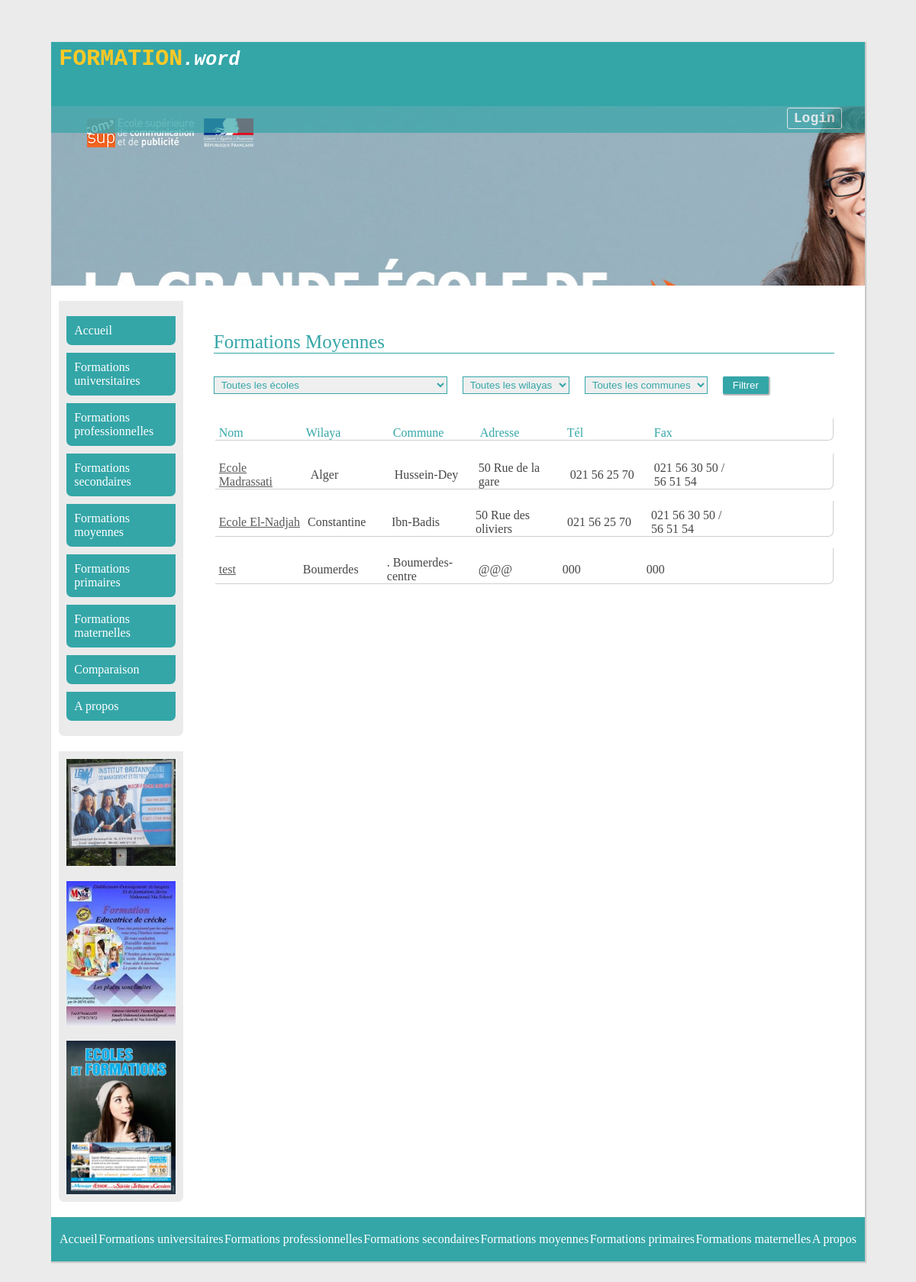
Screenshot of /index.php?action=moyenne with the database file from the repository.
### tables this page shows
CREATE TABLE IF NOT EXISTS `ecoleformation` (
  `idEcole` int(11) NOT NULL AUTO_INCREMENT,
  `nomEcole` varchar(500) NOT NULL,
  `wilaya` varchar(500) NOT NULL,
  `commune` varchar(500) NOT NULL,
  `adresse` varchar(500) NOT NULL,
  `telEcole` varchar(500) NOT NULL,
  `categorie` varchar(500) NOT NULL,
  `fax` varchar(255) DEFAULT NULL,
  PRIMARY KEY (`idEcole`)
);

### controller/controller.ctr.php (called while the page is built, shortened)
<?php
class Controller {
    public function setDb($db) {
        $this->db = $db;
        return $this;
    }
}

### modele/manager/manager.mng.php (called while the page is built, shortened)
<?php
class Manager
{
    public function setDb($db) {
        $this->db = $db;
        return $this;
    }
}

### controller/ecole.ctr.php (called while the page is built, shortened)
<?php
class EcoleCTR extends Controller {
    public function getListByCategorie($categorie){
        $ecole_mng = new EcoleMNG($this->db);
        return $ecole_mng->getListByCategorie($categorie);
    }
}

### modele/manager/ecole.mng.php (called while the page is built, shortened)
<?php
class EcoleMNG extends Manager {
    public function getListByCategorie($categorie){
        if(($categorie != 'universitaire') && ($categorie != 'professionnelle')){
            $req = $this->db->prepare('select * from ecoleformation where categorie like ?');
        }else{
            $req = $this->db->prepare('select * from ecoleformation , ecole_domaine  where categorie like ? and ecoleformation.idEcole = ecole_domaine.idEcole');
        }
        $req->execute(array($categorie));
        $list = array();
        while($donnees = $req->fetch()){
            $list[] = new Ecole($donnees);
        }
        return $list;
    }
}

### modele/entity/entity.class.php (called while the page is built, shortened)
<?php
class Entity
{
    public function hydrate(array $donnee)
    {
        foreach($donnee as $key => $value){
            $method = 'set'.ucfirst($key);
        }
    }
}

### modele/entity/ecole.class.php (called while the page is built, shortened)
<?php
class Ecole extends Entity{
    private $nomEcole;
    private $wilaya;
    private $commune;
    private $adresse;
    private $telEcole;
    private $fax;
    function getNomEcole() {
        return $this->nomEcole;
    }
    function getWilaya() {
        return $this->wilaya;
    }
    function getCommune() {
        return $this->commune;
    }
    function getAdresse() {
        return $this->adresse;
    }
    function getTelEcole() {
        return $this->telEcole;
    }
    function getFax() {
        return $this->fax;
    }
    function setNomEcole($nomEcole) {
        $this->nomEcole = $nomEcole;
    }
    function setWilaya($wilaya) {
        $this->wilaya = $wilaya;
    }
    function setCommune($commune) {
        $this->commune = $commune;
    }
    function setAdresse($adresse) {
        $this->adresse = $adresse;
    }
    function setTelEcole($telEcole) {
        $this->telEcole = $telEcole;
    }
    function setFax($fax) {
        $this->fax = $fax;
    }
}

### view/table_ecole_3456.php (the view, shortened to what this page needs)
<table class="tableEcole">
    <thead>
        <tr>
            <td>Nom</td>
            <td>Wilaya</td>
            <td>Commune</td>
            <td>Adresse</td>
            <td>Tél</td>
            <td>Fax</td>
            <td></td>
        </tr>
    </thead>
    <tbody>
        <?php
        foreach ($listEcoles as $ecole) {
            echo '<tr>';
            echo '<td><a href="#" style="color: rgb(88,88,88);">' . $ecole->getNomEcole() .'</a></td>';
            echo '<td>' . $ecole->getWilaya() .'</td>';
            echo '<td>' . $ecole->getCommune() .'</td>';
            echo '<td>' . $ecole->getAdresse() .'</td>';
            echo '<td>' . $ecole->getTelEcole() .'</td>';
            echo '<td>' . $ecole->getFax() .'</td>';
                    ?>
            <?php
            echo '</tr>';
        }
        ?>
    </tbody>
</table>

### public/css/style.css (style rules this page uses)
body { background-color: #ebebeb; display: flex; justify-content: center; align-items: center; }
.tableEcole { width: 100%; }
.tableEcole tr { display: block; margin: 0 0 15px 0; width: 100%; border-bottom: 1px solid #cfcfcf; border-right: 1px solid #cfcfcf; border-radius: 0 0 7px 0; }
.tableEcole td { display: inline-block; padding: 10px 5px 0 5px; min-width: 100px; max-width: 110px; color: rgb(70,70,70); }
.tableEcole thead td { color: #34a6a8; }

### rows the page displays
ecoleformation: nomEcole "Ecole Madrassati", wilaya "Alger", commune "Hussein-Dey", adresse "50 Rue de la gare", telEcole "021 56 25 70", fax "021 56 30 50 / 56 51 54"
ecoleformation: nomEcole "Ecole El-Nadjah", wilaya "Constantine", commune "Ibn-Badis", adresse "50 Rue des oliviers", telEcole "021 56 25 70", fax "021 56 30 50 / 56 51 54"
ecoleformation: nomEcole "test", wilaya "Boumerdes", commune ". Boumerdes-centre", adresse "@@@", telEcole "000", fax "000"
